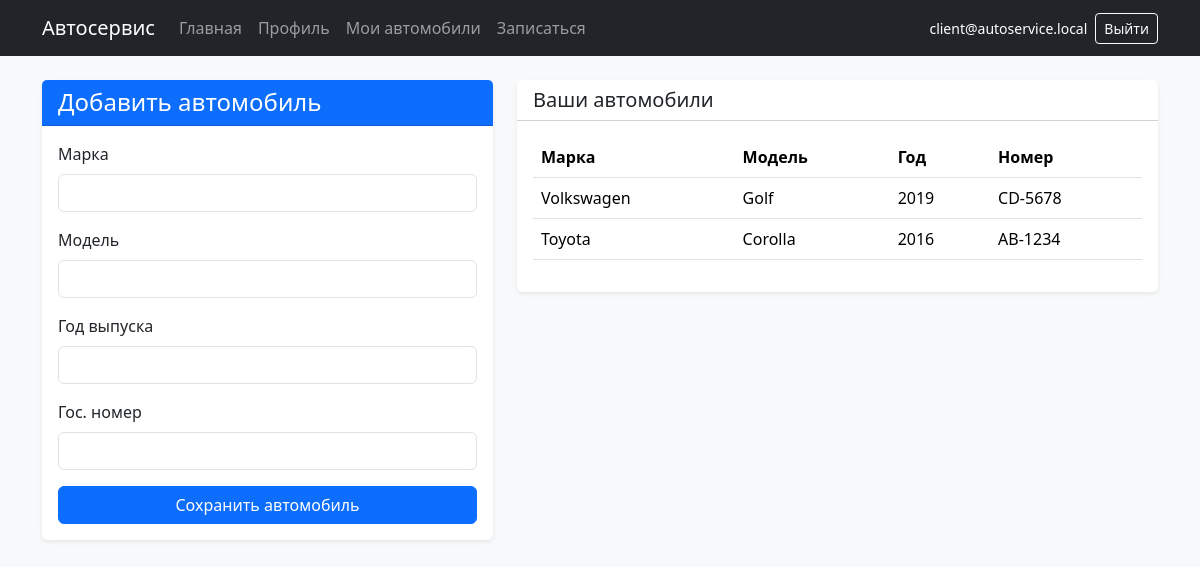
Page /add_car.php (signed in) on the committed database.
### tables this page shows
CREATE TABLE `cars` (
  `id` INT NOT NULL AUTO_INCREMENT,
  `user_id` INT NOT NULL,
  `brand` VARCHAR(100) NOT NULL,
  `model` VARCHAR(100) NOT NULL,
  `year` INT NOT NULL,
  `plate_number` VARCHAR(30) NOT NULL,
  `created_at` DATETIME NOT NULL DEFAULT CURRENT_TIMESTAMP,
  PRIMARY KEY (`id`),
  UNIQUE KEY `plate_number_unique` (`plate_number`),
  KEY `cars_user_idx` (`user_id`),
  CONSTRAINT `cars_user_fk` FOREIGN KEY (`user_id`) REFERENCES `users`(`id`) ON DELETE CASCADE ON UPDATE CASCADE
);

### auth.php (called while the page is built, shortened)
<?php
if (!function_exists('h')) {
    function h($value)
    {
        return htmlspecialchars((string) $value, ENT_QUOTES, 'UTF-8');
    }
}

### add_car.php (the view, shortened to what this page needs)
<?php
require_once __DIR__ . '/auth.php';
require_once __DIR__ . '/db.php';
$carsStmt = $pdo->prepare('SELECT * FROM cars WHERE user_id = ? ORDER BY id DESC');
$carsStmt->execute([$_SESSION['user_id']]);
$cars = $carsStmt->fetchAll();
?>
<!DOCTYPE html>
<html lang="ru">
<head>
    <link href="https://cdn.jsdelivr.net/npm/bootstrap@5.3.3/dist/css/bootstrap.min.css" rel="stylesheet">
</head>
<body class="bg-light">
<?php require __DIR__ . '/nav.php'; ?>
<div class="container pb-5">
    <div class="row g-4">
        <div class="col-lg-5">
            <div class="card shadow-sm border-0">
                <div class="card-header bg-primary text-white"><h1 class="h4 mb-0">Добавить автомобиль</h1></div>
                <div class="card-body">
                    <form method="POST">
                        <div class="mb-3">
                            <label class="form-label">Марка</label>
                            <input type="text" name="brand" class="form-control" required value="<?= h($_POST['brand'] ?? '') ?>">
                        </div>
                        <div class="mb-3">
                            <label class="form-label">Модель</label>
                            <input type="text" name="model" class="form-control" required value="<?= h($_POST['model'] ?? '') ?>">
                        </div>
                        <div class="mb-3">
                            <label class="form-label">Год выпуска</label>
                            <input type="number" name="year" class="form-control" required min="1950" max="<?= (int) date('Y') + 1 ?>" value="<?= h($_POST['year'] ?? '') ?>">
                        </div>
                        <div class="mb-3">
                            <label class="form-label">Гос. номер</label>
                            <input type="text" name="plate_number" class="form-control" required value="<?= h($_POST['plate_number'] ?? '') ?>">
                        </div>
                        <button type="submit" class="btn btn-primary w-100">Сохранить автомобиль</button>
                    </form>
                </div>
            </div>
        </div>
        <div class="col-lg-7">
            <div class="card shadow-sm border-0">
                <div class="card-header bg-white"><h2 class="h5 mb-0">Ваши автомобили</h2></div>
                <div class="card-body">
                    <?php if ($cars): ?>
                        <div class="table-responsive">
                            <table class="table align-middle">
                                <thead>
                                    <tr>
                                        <th>Марка</th>
                                        <th>Модель</th>
                                        <th>Год</th>
                                        <th>Номер</th>
                                    </tr>
                                </thead>
                                <tbody>
                                    <?php foreach ($cars as $car): ?>
                                        <tr>
                                            <td><?= h($car['brand']) ?></td>
                                            <td><?= h($car['model']) ?></td>
                                            <td><?= (int) $car['year'] ?></td>
                                            <td><?= h($car['plate_number']) ?></td>
                                        </tr>
                                    <?php endforeach; ?>
                                </tbody>
                            </table>
                        </div>
                    <?php else: ?>
                        <div class="alert alert-secondary mb-0">Пока автомобилей нет. Добавьте первый автомобиль, чтобы записаться на обслуживание.</div>
                    <?php endif; ?>
                </div>
            </div>
        </div>
    </div>
</div>
</body>
</html>

### rows in the picture
cars: brand "Volkswagen", model "Golf", year "2019", plate_number "CD-5678"
cars: brand "Toyota", model "Corolla", year "2016", plate_number "AB-1234"

### other values in the picture
$_SESSION['user_email'] "client@autoservice.local"
